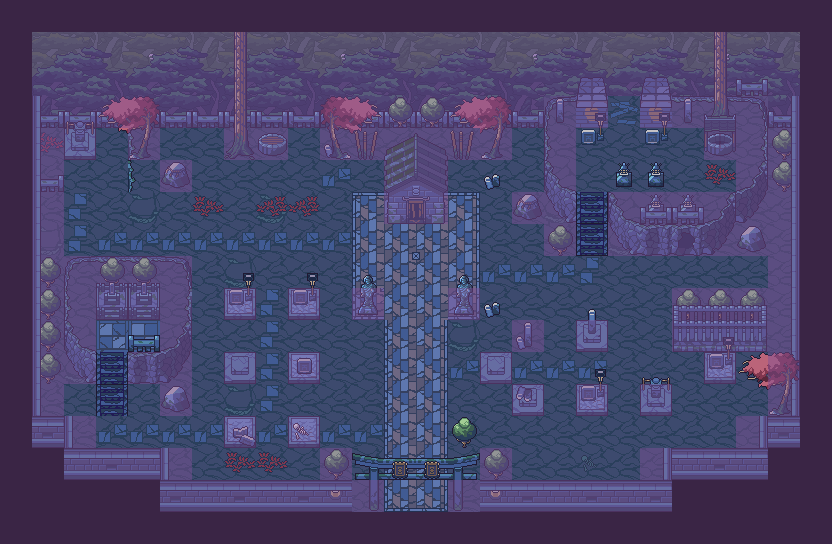

A 2D game scene composited from a Tiled map and its tileset images. What follows is a short description and the map's XML, with each tile layer's data collapsed to a summary:
An orthogonal 26x17 tile map with 32x32 px tiles, 5 tile layers (Ground, Between Ground and Details, Details, MoreDetails, ...), 3 tilesets.

<map version="1.4" tiledversion="1.4.3" orientation="orthogonal" renderorder="right-down" width="26" height="17" tilewidth="32" tileheight="32" infinite="0" nextlayerid="6" nextobjectid="1">
 <properties>
  <property name="Drawable" type="int" value="0" />
  <property name="Navigation" type="int" value="1" />
 </properties>
 <tileset firstgid="1" name="Cemetery" tilewidth="32" tileheight="32" tilecount="256" columns="16">
  <image source="GK_FG_B_2.png" width="512" height="512" />
 </tileset>
 <tileset firstgid="257" name="Cemetery2" tilewidth="32" tileheight="32" tilecount="128" columns="8">
  <image source="GK_FG_A5_2.png" width="256" height="512" />
 </tileset>
 <tileset firstgid="385" name="Collision" tilewidth="32" tileheight="32" tilecount="1" columns="1">
  <image source="../collision.png" width="32" height="32" />
 </tileset>
 <layer id="1" name="Ground" width="26" height="17">
  <data>[442 cells, 350 non-empty, 61 distinct tile ids]</data>
 </layer>
 <layer id="4" name="Between Ground and Details" width="26" height="17">
  <data>[442 cells, 43 non-empty, 9 distinct tile ids]</data>
 </layer>
 <layer id="2" name="Details" width="26" height="17">
  <data>[442 cells, 91 non-empty, 47 distinct tile ids]</data>
 </layer>
 <layer id="3" name="MoreDetails" width="26" height="17">
  <data>[442 cells, 84 non-empty, 30 distinct tile ids]</data>
 </layer>
 <layer id="5" name="Collision" width="26" height="17" opacity="0.46">
  <properties>
   <property name="Navigation" type="int" value="1" />
   <property name="drawable" type="int" value="0" />
  </properties>
  <data>[442 cells, 277 non-empty, 1 distinct tile ids]</data>
 </layer>
</map>
